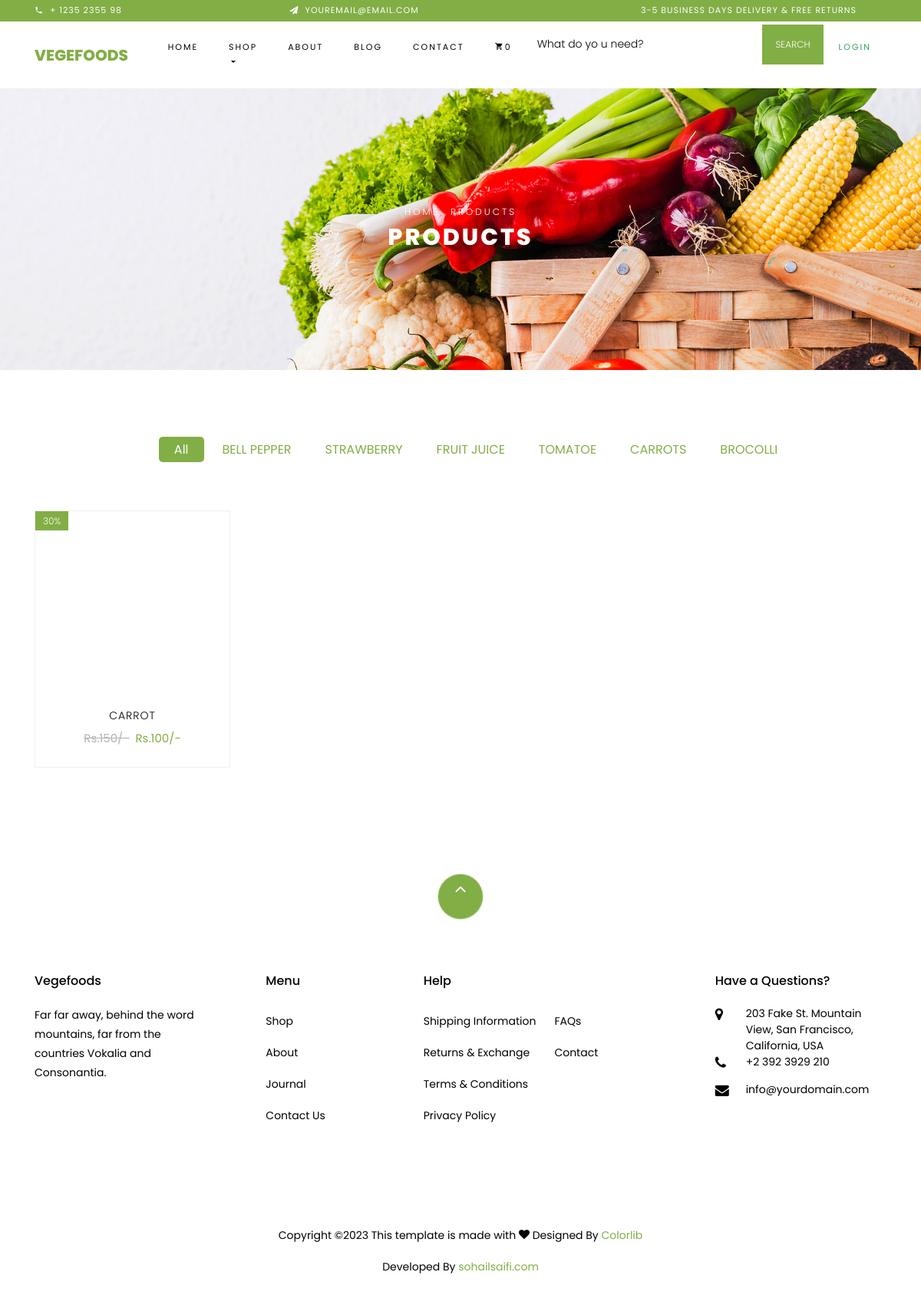
/SiteCon/categoryProduct/tomatoe.html, run on the app's committed database.
### tables this page shows
CREATE TABLE `category` (
  `category_id` int(11) NOT NULL,
  `category_url` varchar(255) DEFAULT NULL,
  `category_parent_id` int(11) NOT NULL DEFAULT '0',
  `category_name` varchar(255) NOT NULL,
  `category_description` text NOT NULL,
  `status` tinyint(4) NOT NULL DEFAULT '1',
  `created` timestamp NOT NULL DEFAULT CURRENT_TIMESTAMP
);

CREATE TABLE `product` (
  `product_id` int(11) NOT NULL,
  `category_id` int(11) NOT NULL,
  `product_name` varchar(255) DEFAULT NULL,
  `product_image` varchar(255) DEFAULT NULL,
  `product_url` varchar(255) DEFAULT NULL,
  `product_mrp` varchar(255) NOT NULL,
  `product_price` varchar(255) NOT NULL,
  `product_per_price` varchar(255) DEFAULT NULL,
  `product_qty` int(11) NOT NULL,
  `product_per_qty` varchar(255) DEFAULT NULL,
  `product_stock` tinyint(4) NOT NULL DEFAULT '1',
  `product_description` text,
  `product_sm_desc` text,
  `product_meta_title` text,
  `product_meta_keyword` text,
  `product_meta_desc` text,
  `product_status` tinyint(4) NOT NULL,
  `created` timestamp NOT NULL DEFAULT CURRENT_TIMESTAMP
);

### application/controllers/SiteCon.php (called while the page is built, shortened)
<?php
class SiteCon extends CI_Controller {
	public function __construct()
	{
		$this->load->model('SiteModel');
	}
	public function categoryProduct($url)
    {
        $data['meta_title']="";
		$data['meta_description']="";
		$data['meta_keyword']="";
		$data['url']=base_url();
		$data['categoryData'] = $this->SiteModel->getCategoryByUrl($url);
		$config['base_url'] =  base_url().'SiteCon/categoryProduct/'.$url;
		$config['total_rows'] =  $this->SiteModel->getProductByCatIdCount($data['categoryData']->category_id);
		$config['per_page'] = 2;
		$config['enable_query_strings'] = TRUE;
		$config['page_query_string'] = TRUE;
        $config['full_tag_open'] = '<ul>';
        $config['full_tag_close'] = '</ul>';
        $config['first_link'] = false;
        $config['last_link'] = false;
        $config['first_tag_open'] = '<li>';
        $config['first_tag_close'] = '</li>';
        $config['prev_link'] = '<';
        $config['prev_tag_open'] = '<li class="prev">';
        $config['prev_tag_close'] = '</li>';
        $config['next_link'] = '>';
        $config['next_tag_open'] = '<li>';
        $config['next_tag_close'] = '</li>';
        $config['last_tag_open'] = '<li>';
        $config['last_tag_close'] = '</li>';
        $config['cur_tag_open'] = '<li class="active"><a href="#">';
        $config['cur_tag_close'] = '</a></li>';
        $config['num_tag_open'] = '<li>';
        $config['num_tag_close'] = '</li>';
		$this->pagination->initialize($config);
		$page = $this->input->get('per_page');
		$data['page'] = $page;
		$data['productData']=$this->SiteModel->getProductByCatId($config["per_page"],$page,$data['categoryData']->category_id);
		$data['link']=$this->pagination->create_links();
		$this->load->view('site/category_product',$data);
    }
}

### index.php (called while the page is built, shortened)
<?php
require_once BASEPATH.'core/CodeIgniter.php';

### application/models/SiteModel.php (called while the page is built, shortened)
<?php
class SiteModel extends CI_Model{
	public function getCategoryList()
	{
		return $this->db->where('status',1)->get('category')->result();
	}
	public function getCategoryByUrl($url)
	{
		return $this->db->where('status',1)->where('category_url',$url)->get('category')->row();
	}
	public function getProductByCatIdCount($catid)
	{
		return $this->db->where('product_status',1)->where('category_id',$catid)->get('product')->num_rows();
	}
	public function getProductByCatId($limit,$page,$catid)
	{
		return $this->db->where('product_status',1)->where('category_id',$catid)->limit($limit,$page)->get('product')->result();
	}
}

### application/config/config.php (called while the page is built, shortened)
<?php
$config['base_url'] = 'http://localhost:8081/project1/';
$config['index_page'] = 'index.php';
$config['uri_protocol']	= 'REQUEST_URI';
$config['url_suffix'] = '';
$config['language']	= 'english';
$config['charset'] = 'UTF-8';
$config['enable_hooks'] = FALSE;
$config['subclass_prefix'] = 'MY_';
$config['composer_autoload'] = FALSE;
$config['permitted_uri_chars'] = 'a-z 0-9~%.:_\-';
$config['enable_query_strings'] = FALSE;
$config['controller_trigger'] = 'c';
$config['function_trigger'] = 'm';
$config['directory_trigger'] = 'd';
$config['allow_get_array'] = TRUE;
$config['log_threshold'] = 0;
$config['log_path'] = '';
$config['log_file_extension'] = '';
$config['log_file_permissions'] = 0644;
$config['log_date_format'] = 'Y-m-d H:i:s';
$config['error_views_path'] = '';
$config['cache_path'] = '';
$config['cache_query_string'] = FALSE;
$config['encryption_key'] = '';
$config['sess_driver'] = 'files';
$config['sess_cookie_name'] = 'ci_session';
$config['sess_samesite'] = 'Lax';
$config['sess_expiration'] = 7200;
$config['sess_save_path'] = NULL;
$config['sess_match_ip'] = FALSE;
$config['sess_time_to_update'] = 300;
$config['sess_regenerate_destroy'] = FALSE;
$config['cookie_prefix']	= '';
$config['cookie_domain']	= '';
$config['cookie_path']		= '/';
$config['cookie_secure']	= FALSE;
$config['cookie_httponly'] 	= FALSE;
$config['cookie_samesite'] 	= 'Lax';
$config['standardize_newlines'] = FALSE;
$config['global_xss_filtering'] = FALSE;
$config['csrf_protection'] = FALSE;
$config['csrf_token_name'] = 'csrf_test_name';
$config['csrf_cookie_name'] = 'csrf_cookie_name';
$config['csrf_expire'] = 7200;
$config['csrf_regenerate'] = TRUE;
$config['csrf_exclude_uris'] = array();
$config['compress_output'] = FALSE;
$config['time_reference'] = 'local';
$config['rewrite_short_tags'] = FALSE;
$config['proxy_ips'] = '';

### application/views/site/include/category.php (the view)
<div class="container">
         <div class="row justify-content-center">
  			<div class="col-md-12 mb-5 text-center">
		<?php $catList = $this->SiteModel->getCategoryList(); ?>
				<ul class="product-category">
				<li><a href="" class="active">All</a></li>
				<?php foreach($catList as $list){ ?>
					<li><a href="<?php echo base_url('SiteCon/categoryProduct/'); ?><?php echo $list->category_url; ?>"><?php echo $list->category_name; ?></a></li>
				<?php } ?>
				</ul>
  			</div>
          </div>
      </div>

### application/views/site/category_Product.php (shortened to what this page needs)
<?php $this->load->view('site/include/header'); ?>
    <div class="hero-wrap hero-bread" style="background-image: url('<?php echo base_url(); ?>assets/images/bg_1.jpg');">
      <div class="container">
        <div class="row no-gutters slider-text align-items-center justify-content-center">
          <div class="col-md-9 ftco-animate text-center">
          	<p class="breadcrumbs"><span class="mr-2"><a href="index-2.html">Home</a></span> <span>Products</span></p>
            <h1 class="mb-0 bread">Products</h1>
          </div>
        </div>
      </div>
    </div>
    <section class="ftco-section">
	<?php $this->load->view('site/include/category'); ?>
    	<div class="container">
    		<div class="row">
			<?php foreach($productData as $product){ ?>
    			<div class="col-md-6 col-lg-3 ftco-animate">
    				<div class="product">
						<?php if($product->product_image != null){ ?>
    					<a href="<?php echo base_url(); ?>SiteCon/productDetail/<?php echo $product->product_url; ?>" class="img-prod">
    						<span class="status">30%</span>
    					</a>
						<?php } ?>
    					<div class="text py-3 pb-4 px-3 text-center">
    						<h3><a href="#"><?php echo $product->product_name; ?></a></h3>
    						<div class="d-flex">
    							<div class="pricing">
		    						<p class="price"><span class="mr-2 price-dc">Rs.<?php echo $product->product_mrp; ?>/-</span><span class="price-sale">Rs.<?php echo $product->product_price; ?>/-</span></p>
		    					</div>
	    					</div>
    					</div>
    				</div>
    			</div>
				<?php } ?>
    		</div>
    	</div>
    </section>

### data on the page
category: category_name "BELL PEPPER"
category: category_name "STRAWBERRY"
category: category_name "FRUIT JUICE"
category: category_name "TOMATOE"
category: category_name "CARROTS"
category: category_name "BROCOLLI"
product: product_name "CARROT", product_mrp "150", product_price "100"

### other printed values
count($this->cart->contents()) "0"
